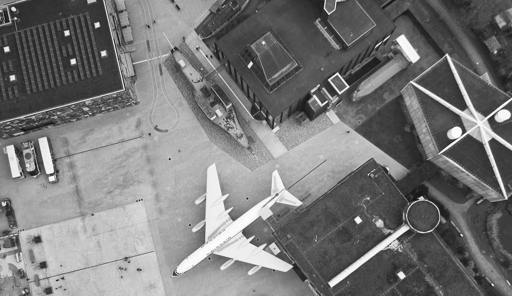
#> input picture IMG1.png, 512 x 296 px
$ jupyter execute Occlusion_detection.ipynb
#> lines starting #> are read from the running program, lines starting #| are printed output that depends on the picture
# Occlusion detection

[cell 1]
# Numpy, Pillow, Imageio, math libraries were used to do the following program.
import numpy as np
from PIL import Image, ImageOps
import imageio as mp
import math as mh

[cell 2]
#Image_1 was opened using pillow library.
Image_1=Image.open('IMG1.png')
#> Image_1 is the input picture: PIL image 512x296 L; min 14, max 255, mean 120.4

[cell 3]
#Image_2 was opened using pillow library.
Image_2=Image.open('IMG2.png')
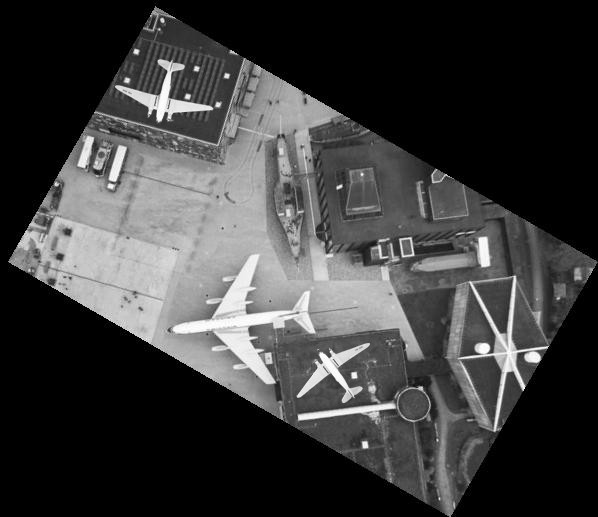
#> input picture IMG2.png, 598 x 517 px
#> Image_2 is the input picture: PIL image 598x517 L; min 0, max 255, mean 60.2

[cell 4]
#This is Image_1.
Image_1

[cell 5]
#This is Image_2.
Image_2

[cell 6]
#Converts image into matrix.
matrix_image1=mp.imread('IMG1.png')

[cell 7]
matrix_image1

[cell 8]
#Converts image into matrix.
matrix_image2=mp.imread('IMG2.png')

[cell 9]
matrix_image2

[cell 10]
#The following points corespondence from image_1 to image_2.
#Here (xs1,ys1) is the pixel value in source image(image_1) and the same pixel value is in the target image(image_2) at (xt1,yt1).
(xs1,ys1),(xt1,yt1),(xs2,ys2),(xt2,yt2)=(29,124),(93,248),(157,372),(328,399)

[cell 11]
# here the angle of rotation(inplane) from image_1 to image_2 is found out and alpha1, alpha2, beta1 , beta2 are variables assigned.
alpha1=xt2-xt1
alpha2=yt2-yt1
beta1=xs2-xs1
beta2=ys2-ys1
cos_theta=(alpha1*beta1+beta2*alpha2)/(beta1**2+beta2**2)
theta=mh.acos(cos_theta)

[cell 12]
#conversion from Radians to degree.
angle=mh.degrees(theta)

[cell 13]
#Angle of Rotation
angle

[cell 14]
#Value of cos(theta)
mh.cos(theta)

[cell 15]
#value of tx and ty are found out from this equation.
tx=xt1-(xs1*mh.cos(theta))+(ys1*mh.sin(theta))
ty=-yt1+(xs1*mh.sin(theta))+(ys1*mh.cos(theta))

[cell 16]
#A,B siginifies rows and columns of the matrix_image2 using shape function
A,B=matrix_image2.shape
#> A = 517; B = 598

[cell 17]
#Zero matrix of M*N is created and assigned as MATRIX.
MATRIX=np.zeros((A,B))

[cell 18]
tx

[cell 19]
ty

[cell 20]
#Each element in the MATRIX is assigned the value from the matrix_image2 using Bilinear Interpolation method.
for xt in range(A):
    for yt in range(B):
        xs=mh.cos(theta)*(xt-tx)+mh.sin(theta)*(yt-ty)
        ys=mh.cos(theta)*(yt-ty)-mh.sin(theta)*(xt-tx)
        a=ys-int(ys)
        b=xs-int(xs)
        z=0
        if 0<=xs<=(A-1) and 0<=ys<=(B-1):
            z=(1-a)*(1-b)*matrix_image2[int(xs),int(ys)]+(1-a)*(b)*matrix_image2[int(xs),int(ys)+1]+(a)*(1-b)*matrix_image2[int(xs)+1,int(ys)]+(a)*(b)*matrix_image2[int(xs)+1,int(ys)+1]
            MATRIX[xt,yt] = mh.floor(z)
        else:
            MATRIX[xt,yt]=0
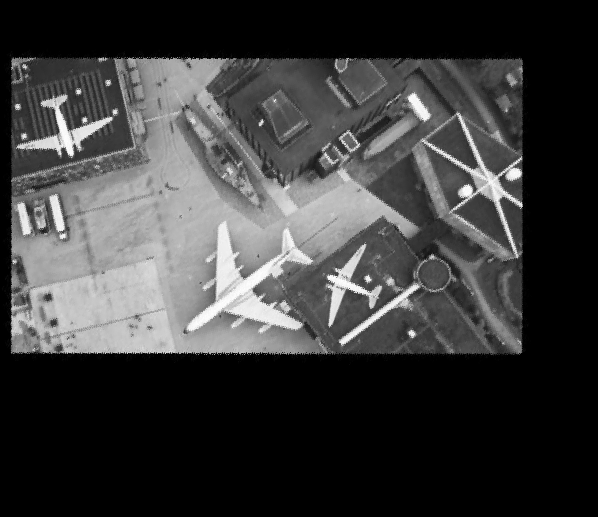
#> MATRIX: shape (517, 598) float64; min 0, max 254, mean 59.9

[cell 21]
#Converts the MATRIX to the Transformed_Image.
Transformed_Image=Image.fromarray(MATRIX)

[cell 22]
#Transformed_Image is displayed.
Transformed_Image.show()

[cell 23]
#Transformed_Image is croped by using croped function.
Transformed_Image2=Transformed_Image.crop((11,58,523,354))
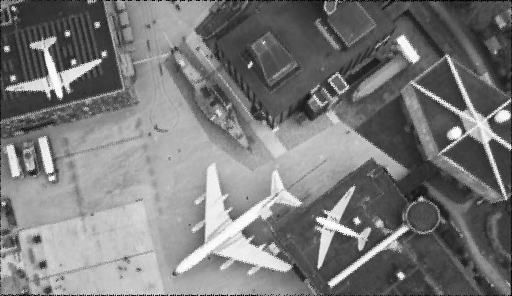
#> Transformed_Image2: PIL image 512x296 F; min 0, max 254, mean 122

[cell 24]
#Transformed_Image2 is displayed i.e cropped image.
Transformed_Image2.show()

[cell 25]
#Converts image into matrix.
Transformed_Image2_matrix=np.array(Transformed_Image2)

[cell 26]
Transformed_Image2_matrix

[cell 27]
#Transformed_Image2_matrix is subtracted from the intially matrix of image1.
Final_Matrix=Transformed_Image2_matrix-matrix_image1
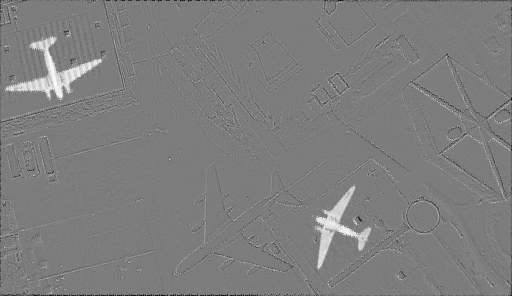
#> Final_Matrix: shape (296, 512) float32; min -208, max 215, mean 1.6; drawn with min black and max white
